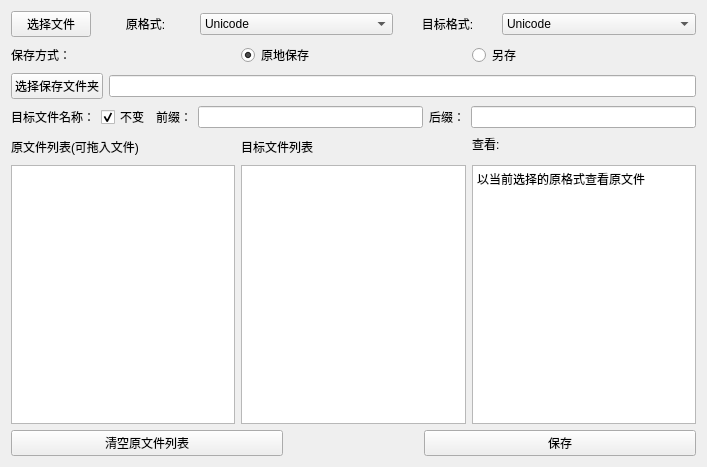
<?xml version="1.0" encoding="UTF-8"?>
<ui version="4.0">
 <class>Widget</class>
 <widget class="QWidget" name="Widget">
  <property name="geometry">
   <rect>
    <x>0</x>
    <y>0</y>
    <width>707</width>
    <height>467</height>
   </rect>
  </property>
  <property name="windowTitle">
   <string>Widget</string>
  </property>
  <property name="windowIcon">
   <iconset resource="res.qrc">
    <normaloff>:/icons/icons/convert.ico</normaloff>:/icons/icons/convert.ico</iconset>
  </property>
  <layout class="QVBoxLayout" name="verticalLayout">
   <item>
    <layout class="QHBoxLayout" name="horizontalLayout">
     <item>
      <widget class="QPushButton" name="pushButtonGetFile">
       <property name="text">
        <string>选择文件</string>
       </property>
      </widget>
     </item>
     <item>
      <layout class="QHBoxLayout" name="horizontalLayout_2" stretch="1,2,1,2">
       <item>
        <widget class="QLabel" name="label1">
         <property name="text">
          <string>原格式:</string>
         </property>
         <property name="alignment">
          <set>Qt::AlignCenter</set>
         </property>
        </widget>
       </item>
       <item>
        <widget class="QComboBox" name="comboBoxOrigin">
         <property name="currentText">
          <string>Unicode</string>
         </property>
         <item>
          <property name="text">
           <string>Unicode</string>
          </property>
         </item>
         <item>
          <property name="text">
           <string>UTF-8</string>
          </property>
         </item>
         <item>
          <property name="text">
           <string>GB2312</string>
          </property>
         </item>
         <item>
          <property name="text">
           <string>GBK</string>
          </property>
         </item>
         <item>
          <property name="text">
           <string>GB18030</string>
          </property>
         </item>
        </widget>
       </item>
       <item>
        <widget class="QLabel" name="label2">
         <property name="text">
          <string>目标格式:</string>
         </property>
         <property name="alignment">
          <set>Qt::AlignCenter</set>
         </property>
        </widget>
       </item>
       <item>
        <widget class="QComboBox" name="comboBoxTarget">
         <property name="currentText">
          <string>Unicode</string>
         </property>
         <item>
          <property name="text">
           <string>Unicode</string>
          </property>
         </item>
         <item>
          <property name="text">
           <string>UTF-8</string>
          </property>
         </item>
         <item>
          <property name="text">
           <string>GB2312</string>
          </property>
         </item>
         <item>
          <property name="text">
           <string>GBK</string>
          </property>
         </item>
         <item>
          <property name="text">
           <string>GB18030</string>
          </property>
         </item>
        </widget>
       </item>
      </layout>
     </item>
    </layout>
   </item>
   <item>
    <layout class="QHBoxLayout" name="horizontalLayout_3">
     <item>
      <widget class="QLabel" name="label_4">
       <property name="text">
        <string>保存方式：</string>
       </property>
      </widget>
     </item>
     <item>
      <widget class="QRadioButton" name="radioButtonSave">
       <property name="text">
        <string>原地保存</string>
       </property>
       <property name="checked">
        <bool>true</bool>
       </property>
      </widget>
     </item>
     <item>
      <widget class="QRadioButton" name="radioButtonSaveAs">
       <property name="text">
        <string>另存</string>
       </property>
      </widget>
     </item>
    </layout>
   </item>
   <item>
    <layout class="QHBoxLayout" name="horizontalLayout_4">
     <item>
      <widget class="QPushButton" name="pushButtonDir">
       <property name="text">
        <string>选择保存文件夹</string>
       </property>
      </widget>
     </item>
     <item>
      <widget class="QLineEdit" name="lineEdit">
       <property name="readOnly">
        <bool>true</bool>
       </property>
      </widget>
     </item>
    </layout>
   </item>
   <item>
    <layout class="QHBoxLayout" name="horizontalLayout_5">
     <item>
      <widget class="QLabel" name="label_5">
       <property name="text">
        <string>目标文件名称：</string>
       </property>
      </widget>
     </item>
     <item>
      <widget class="QCheckBox" name="checkBox">
       <property name="text">
        <string>不变</string>
       </property>
       <property name="checked">
        <bool>true</bool>
       </property>
      </widget>
     </item>
     <item>
      <widget class="QLabel" name="label_6">
       <property name="text">
        <string>前缀：</string>
       </property>
      </widget>
     </item>
     <item>
      <widget class="QLineEdit" name="lineEdit_2"/>
     </item>
     <item>
      <widget class="QLabel" name="label_7">
       <property name="text">
        <string>后缀：</string>
       </property>
      </widget>
     </item>
     <item>
      <widget class="QLineEdit" name="lineEdit_3"/>
     </item>
    </layout>
   </item>
   <item>
    <layout class="QGridLayout" name="gridLayout">
     <item row="0" column="0" rowspan="2">
      <widget class="QLabel" name="label_2">
       <property name="text">
        <string>原文件列表(可拖入文件)</string>
       </property>
      </widget>
     </item>
     <item row="0" column="1" rowspan="2">
      <widget class="QLabel" name="label_3">
       <property name="text">
        <string>目标文件列表</string>
       </property>
      </widget>
     </item>
     <item row="0" column="2">
      <widget class="QLabel" name="label">
       <property name="text">
        <string>查看:</string>
       </property>
      </widget>
     </item>
     <item row="2" column="0">
      <widget class="QListWidget" name="listWidgetInput"/>
     </item>
     <item row="2" column="1">
      <widget class="QListWidget" name="listWidgetOutput"/>
     </item>
     <item row="2" column="2">
      <widget class="QTextEdit" name="textEditPreview">
       <property name="readOnly">
        <bool>true</bool>
       </property>
       <property name="html">
        <string>&lt;!DOCTYPE HTML PUBLIC &quot;-//W3C//DTD HTML 4.0//EN&quot; &quot;http://www.w3.org/TR/REC-html40/strict.dtd&quot;&gt;
&lt;html&gt;&lt;head&gt;&lt;meta name=&quot;qrichtext&quot; content=&quot;1&quot; /&gt;&lt;meta charset=&quot;utf-8&quot; /&gt;&lt;style type=&quot;text/css&quot;&gt;
p, li { white-space: pre-wrap; }
hr { height: 1px; border-width: 0; }
li.unchecked::marker { content: &quot;\2610&quot;; }
li.checked::marker { content: &quot;\2612&quot;; }
&lt;/style&gt;&lt;/head&gt;&lt;body style=&quot; font-family:'Microsoft YaHei UI'; font-size:9pt; font-weight:400; font-style:normal;&quot;&gt;
&lt;p style=&quot; margin-top:0px; margin-bottom:0px; margin-left:0px; margin-right:0px; -qt-block-indent:0; text-indent:0px;&quot;&gt;以当前选择的原格式查看原文件&lt;/p&gt;&lt;/body&gt;&lt;/html&gt;</string>
       </property>
      </widget>
     </item>
    </layout>
   </item>
   <item>
    <layout class="QHBoxLayout" name="horizontalLayout_6" stretch="2,1,2">
     <item>
      <widget class="QPushButton" name="pushButtonClear">
       <property name="text">
        <string>清空原文件列表</string>
       </property>
      </widget>
     </item>
     <item>
      <spacer name="horizontalSpacer">
       <property name="orientation">
        <enum>Qt::Horizontal</enum>
       </property>
       <property name="sizeHint" stdset="0">
        <size>
         <width>40</width>
         <height>20</height>
        </size>
       </property>
      </spacer>
     </item>
     <item>
      <widget class="QPushButton" name="pushButtonSave">
       <property name="text">
        <string>保存</string>
       </property>
      </widget>
     </item>
    </layout>
   </item>
  </layout>
 </widget>
 <resources>
  <include location="res.qrc"/>
 </resources>
 <connections/>
</ui>
